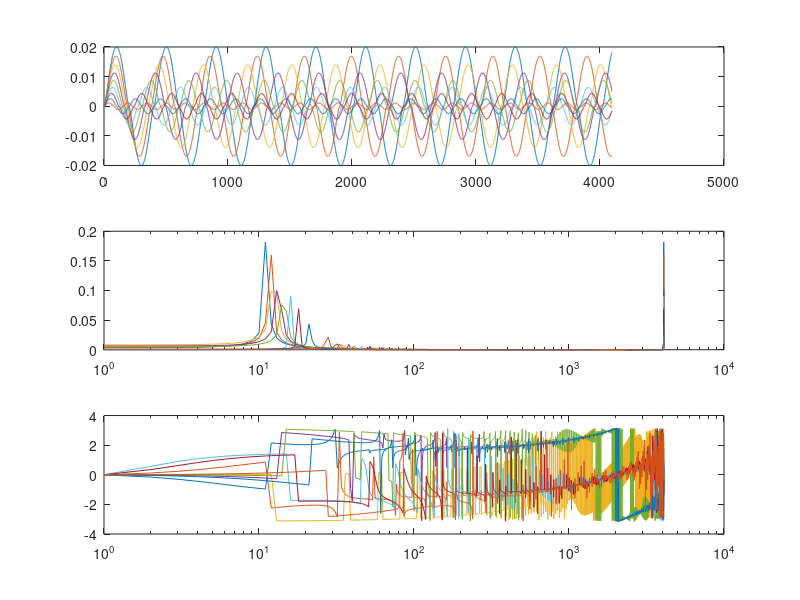
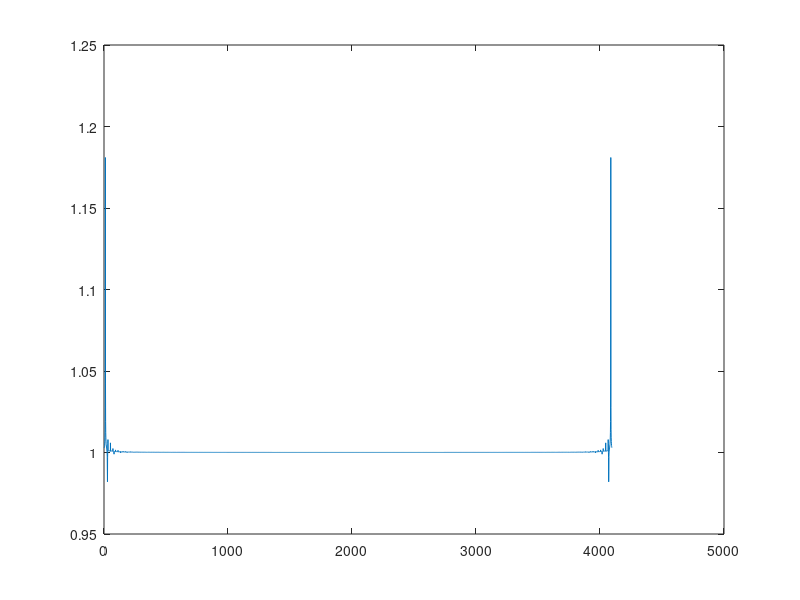
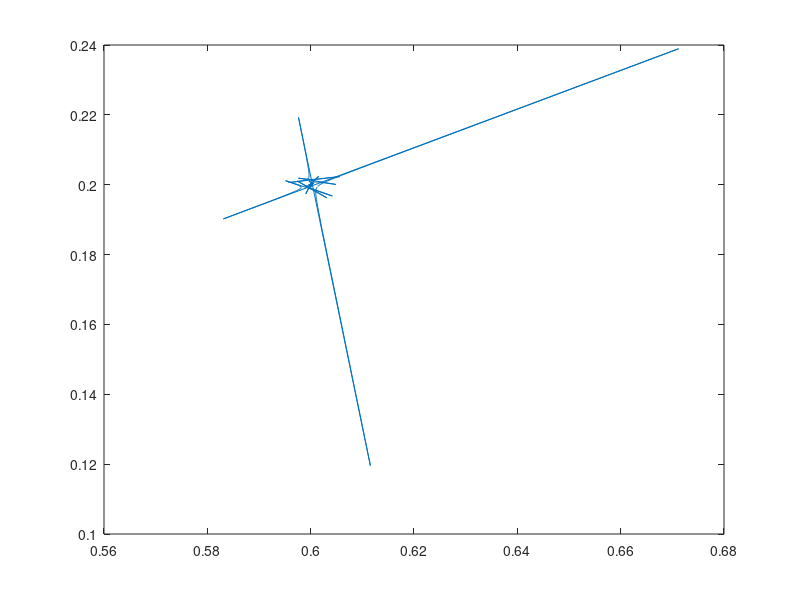
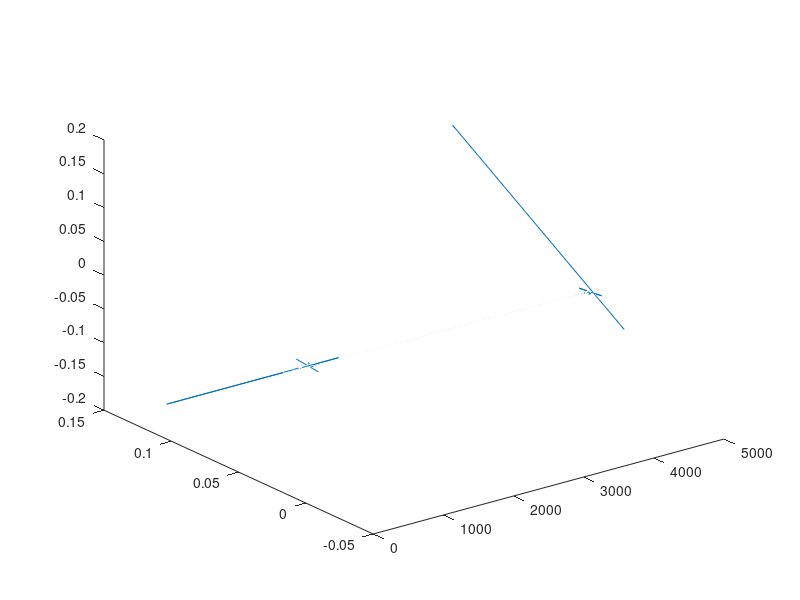

The MATLAB script that drew these images, in order:
clear 
close all
clc

c0=1;
nu=0.2;
mu=10e9;
P=[0:20e6:160e6];
b=0.01;

c=c0.*(1-2*(1-nu)./(3*mu*(b/c0)).*P).^(1/2);

for n=1:length(c)
    %x=linspace(-c0,c0,512);
    %x=linspace(-c(n),c(n),512);
    x=[-c(n):0.01:c(n)];
    U=2.*b.*(c(n)./c0).^3.*(1-(x./c(n)).^2).^(3/2);
    U=real(U);
    Ufft=[U -U];
    Ufft=repmat(Ufft,1,fix(8192/length(x)));
    Ufft=Ufft([1:4096]);
    u(n,:)=fft(Ufft)./length(U);
    subplot(3,1,1);
    plot(Ufft); hold on
    subplot(3,1,2);
    semilogx(abs(u(n,:))); hold on
    subplot(3,1,3);
    semilogx((angle(u(n,:)))); hold on
end
figure
plot((1+abs(u(1,:)))./(1+abs(u(end,:))))
figure
plot((1+1i+u(1,:))./(1+1i+u(end,:)+1))
figure
plot3([0:4095],real(u(1,:)),imag(u(1,:)))
figure
plot(abs(u(1,:))./max(abs(u(1,:)))); hold on
plot(abs(u(end,:))./max(abs(u(end,:))));
